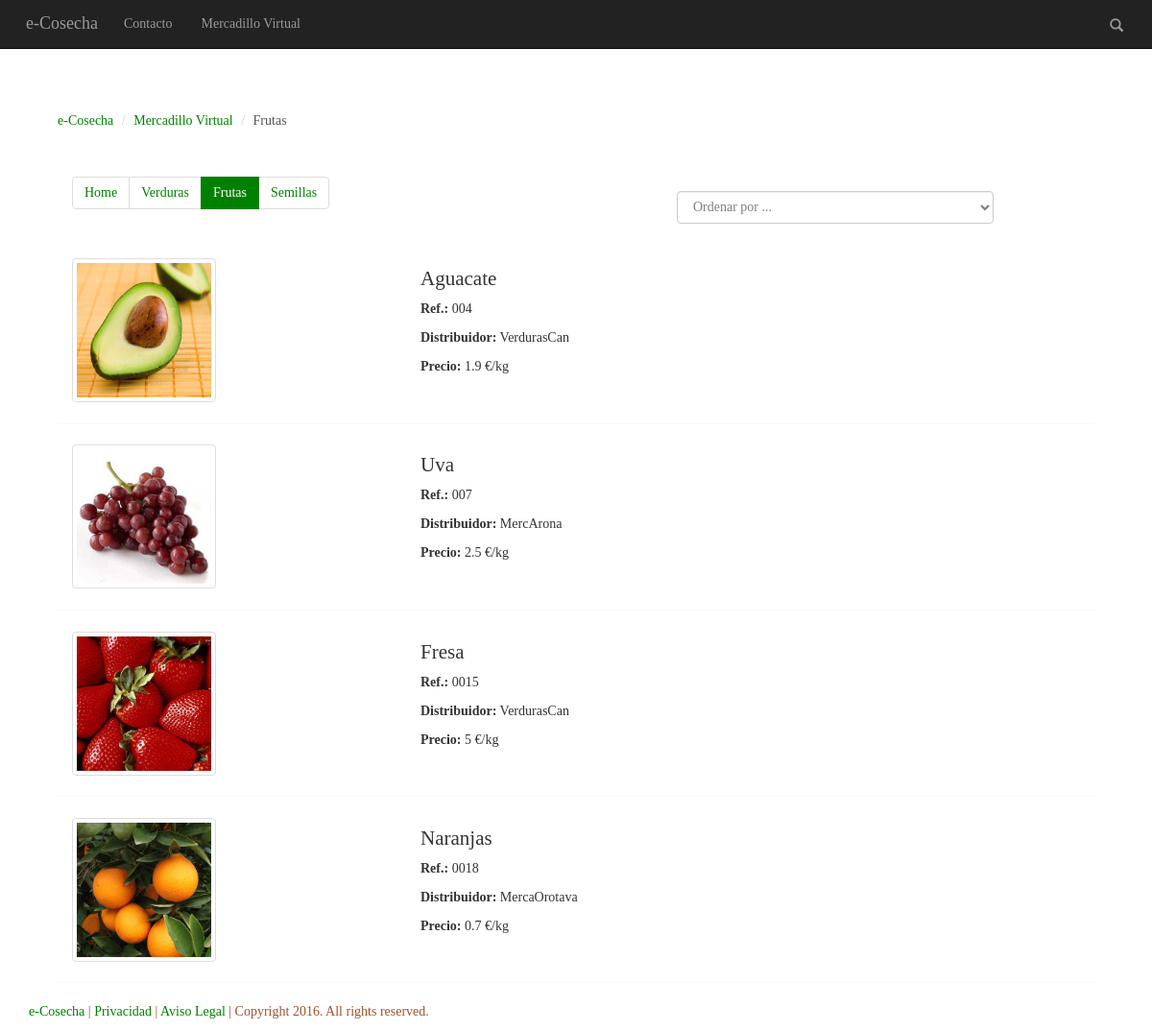
Before: /frutas.php with the older database file.
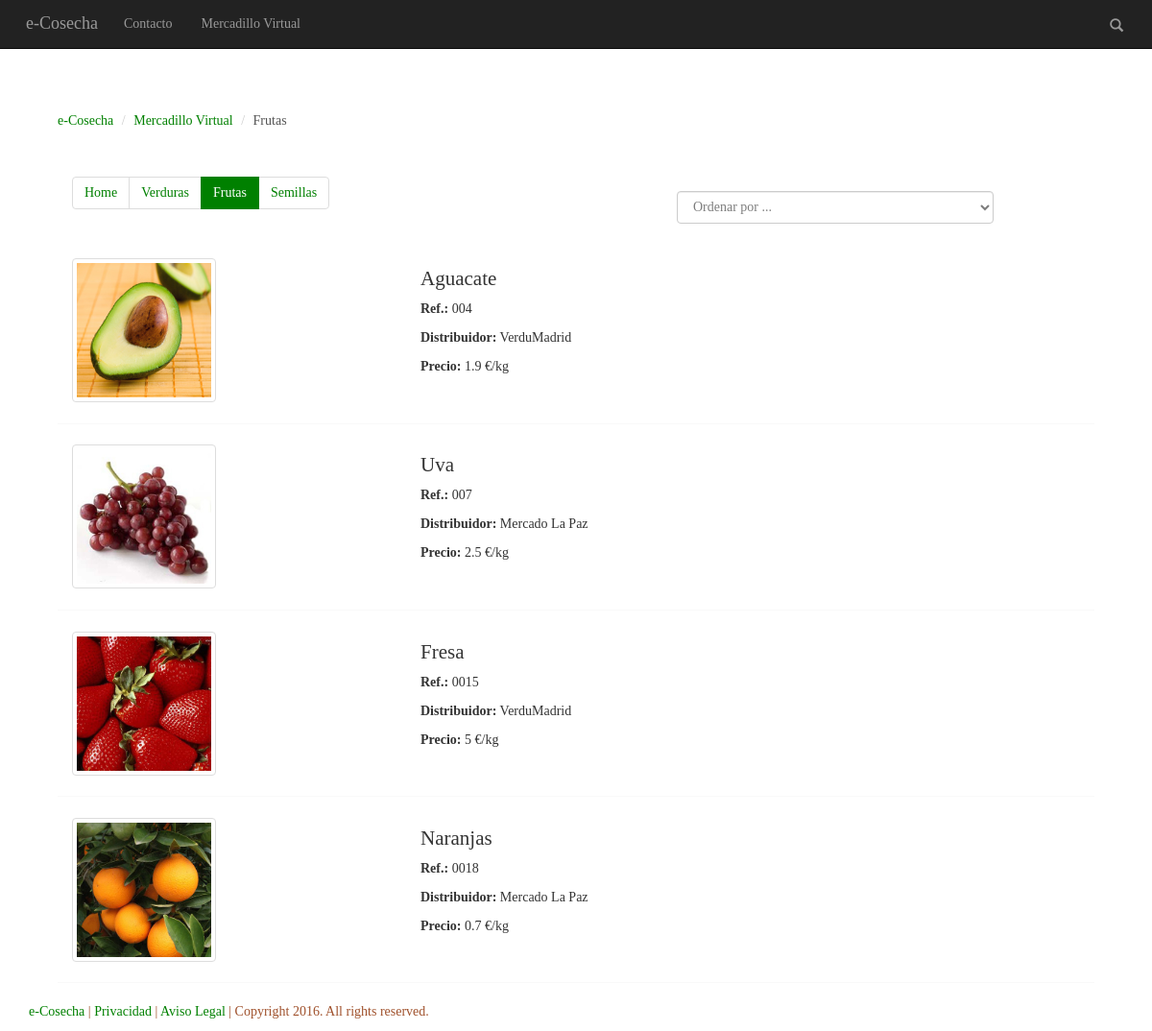
After: the same page with the newer database file.
### tables this page shows
CREATE TABLE "productos" ("ref" INTEGER PRIMARY KEY  AUTOINCREMENT  NOT NULL  UNIQUE , "nombre" VARCHAR NOT NULL , "tipo" VARCHAR NOT NULL , "distribuidor" VARCHAR NOT NULL , "precio" DOUBLE NOT NULL , "stock" INTEGER, "imagen" VARCHAR);

### frutas.php (the view, shortened to what this page needs)
<?php
	include('./header.php');
?>
<div class="header col-xs-12 col-lg-12 col-sm-12 ">
	<div class="rastro col-xs-12 col-lg-12 col-sm-12">
		<ol class="row breadcrumb">
		  <li><a href="index.php"  title="Página de inicio">e-Cosecha</a></li>
		  <li><a href="mercadillo.php" title="Ir a Mercadillo virtual" >Mercadillo Virtual</a></li>
		  <li class="active">Frutas</li>
		</ol>
	</div>
</div>
<div class="main col-xs-12 col-lg-12 col-sm-12 ">
	<div class="merca-menu col-xs-12 col-lg-12 col-sm-12">
		<div class="col-sm-7 col-lg-7 col-xs-12">
			<ul class="pagination">
				<li><a href="mercadillo.php"  title="Home Mercadillo Virtual"> Home <span class="sr-only">(current)</span></a></li>
				<li><a href="verduras.php"  title="Ir a Verduras" >Verduras <span class="sr-only">(current)</span></a></li>
				<li class="active"><a href="frutas.php"  title="Estás en Frutas" >Frutas <span class="sr-only">(current)</span></a></li>
				<li><a href="semillas.php"  title="Ir a Semillas">Semillas<span class="sr-only">(current)</span></a></li>
			</ul>
		</div>
		<div class="orden col-sm-4 col-lg-4 col-xs-12">
			<form role="form" method="POST" name="clas" action="frutas.php">
	  			<div class="form-group">
					<select class="form-control" name="ordenar" onChange="clas.submit();">
						<option>Ordenar por ... </option>
					</select>
				</div>
			</form>
		</div>
	</div>
<?php
	try {
		$db = new PDO("sqlite:./agro.sqlite");
	}
	catch (PDOException $e) {
		echo $e->getMessage();
		exit();
	}
	if(isset($_POST['ordenar'])){
		if($_POST['ordenar'] == '1'){
			$consulta = $db->query("SELECT * FROM productos WHERE tipo LIKE '%fruta%' ORDER BY nombre ASC");
		}
		elseif($_POST['ordenar'] == '2'){
			$consulta = $db->query("SELECT * FROM productos WHERE tipo LIKE '%fruta%' ORDER BY nombre DESC");
		}
		elseif($_POST['ordenar'] == '3'){
			$consulta = $db->query("SELECT * FROM productos WHERE tipo LIKE '%fruta%' ORDER BY precio ASC");
		}
		elseif($_POST['ordenar'] == '4'){
			$consulta = $db->query("SELECT * FROM productos WHERE tipo LIKE '%fruta%' ORDER BY precio DESC");
		}
	}
	else{
		$consulta = $db->query("SELECT * FROM productos WHERE tipo LIKE '%fruta%'");
	}
	echo "<div class=' main col-sm-12 col-xs-12 col-lg-12'>";
	foreach($consulta as $result){
		if($result['stock'] != '0'){
			echo '<div class="mostrar col-xs-12 col-sm-12 col-lg-12">';
			echo '<div class="col-lg-3 col-sm-3 col-xs-12"><img src="./img/'.$result["imagen"].'" class="img-thumbnail img-responsive" alt="Imagen de '.$result["nombre"].'" ></div>';
			echo '<div class=" info col-lg-9 col-sm-9 col-xs-12"> <h4 id="tnom">'.$result["nombre"].'</h4>';
			echo "<p><b>Ref.:</b> 00".$result["ref"]." </p>";
			echo "<p><b>Distribuidor:</b> ".$result["distribuidor"]."</p>";
			echo "<p><b>Precio:</b> ".$result["precio"]." €/kg</p></div>";
			echo '</div>';
		}
	}
	echo "</div>";
?>
</div>
<?php
	include('./footer.php');
?>

### header.php (shortened to what this page needs)
<!DOCTYPE html>
<html lang="es">
	<head>
		<link href="css/bootstrap.css" rel="stylesheet">
		<link href="css/style.css" rel="stylesheet">
		<link href="http://getbootstrap.com/examples/sticky-footer/sticky-footer.css" rel="stylesheet">
	</head>
	<body>
			<div class="col-sm-12 navbar  navbar-fixed-top navbar-inverse" role="navigation">
				<div class="container bar">
					<div class="navbar-header">
						<a class="navbar-brand" href="index.php" title="Página de Inicio">e-Cosecha</a>
					</div>
					<div class="navbar-collapse collapse" style="height: auto;">
						<ul class=" nav navbar-nav ">
							<li><a href="contact.php" title="Ir a Contacto" >Contacto</a></li>
							<li><a href="mercadillo.php" title="Ir a Mercadillo virtual" >Mercadillo Virtual</a></li>
						</ul>
						<ul class=" nav navbar-nav navbar-right">
							<li><a class="glyphicon glyphicon-search" href="buscar.php" title="Ir a Búsqueda"></a></li>
						</ul>
					</div>
				</div>
			</div>
			<div class="container">

### footer.php (shortened to what this page needs)
		</div>
		<br>
		<footer class="footer">
      <div class="container">
        <p class="text-muted">
					<a href="index.php">e-Cosecha</a> | <a href="privacity.php">Privacidad</a> | <a href="aviso-legal.php">Aviso Legal</a>  | Copyright 2016. All rights reserved.
				</p>
      </div>
    </footer>
	</body>
</html>

### css/style.css (style rules this page uses)
body { font-family: Verdana; }
.row { margin-top: 10%; }
.breadcrumb { background: white; text-align: left; }
ol li a { color:green; }
.pagination > li > a, .pagination > li > span { background-color: #FFFFFF; border: 1px solid #DDDDDD; color: green; float: left; line-height: 1.42857; margin-left: -1px; padding: 6px 12px; position: relative; text-decoration: none; }
.pagination > .active > a, .pagination > .active > span, .pagination > .active > a:hover, .pagination > .active > span:hover, .pagination > .active > a:focus, .pagination > .active > span:focus { background-color: #008000; border-color: #008000; color: #FFFFFF; cursor: default; z-index: 2; }
.mostrar #tnom { font-size: 150%; text-align: left; }
.mostrar { padding: 2% 0; border-bottom: solid 1px #F9F9F9; }
.mostrar .info { padding-left: 10%; }
.orden { margin-top: 3.2%; }
.mostrar img { max-height: 150px; max-width: 150px; }
.navbar-header { left: -5%; }
a { color:green; }
.form-control { color: #7D7D7D; }
.breadcrumb > .active { color: #555555; }
.text-muted { color: #A0522D; }

Changed rows visible on the page:
changed productos "Aguacate": distribuidor "VerdurasCan" → "VerduMadrid"
changed productos "Uva": distribuidor "MercArona" → "Mercado La Paz"
changed productos "Fresa": distribuidor "VerdurasCan" → "VerduMadrid"
changed productos "Naranjas": distribuidor "MercaOrotava" → "Mercado La Paz"
